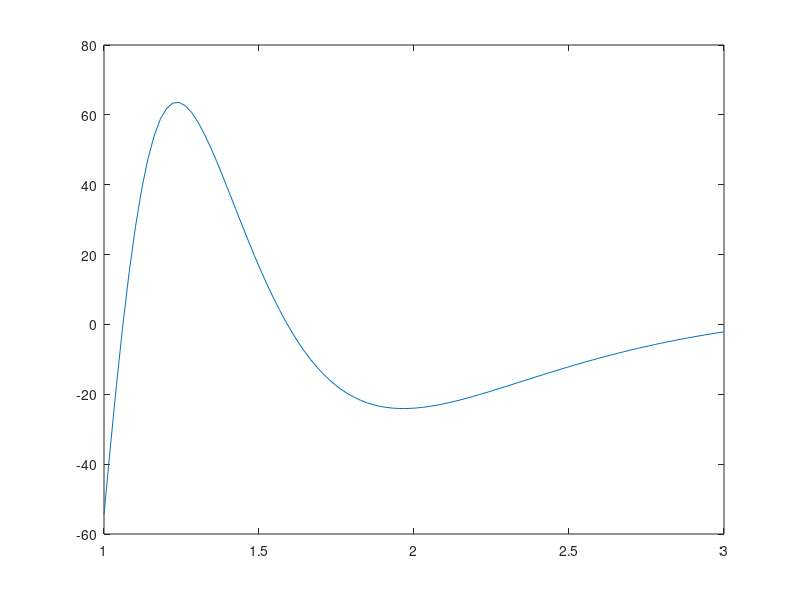

MATLAB code for this plot:
"";

function r = simpson(f, a, b)
  r = ((b - a) / 6) * (f(a) + 4 * f((a + b) / 2) + f(b));
end

function r = repeatedSimpson(f, a, b, n)
  sigma = @(x, f) sum(arrayfun(f, x));

  h = (b - a) / n;
  x = a .* ones(1, n + 1) + (0 : n) .* h;

  s1 = sigma(2 : n + 1, @(k) f((x(k - 1) + x(k)) / 2));
  s2 = sum(f(x(2 : n)));

  r = ((b - a) / (6 * n)) * (f(a) + f(b) + 4 * s1 + 2 * s2);
end

function r = adQuad(f, a, b, err)
  i1 = simpson(f, a, b);
  i2 = simpson(f, a, (a + b) / 2) + simpson(f, (a + b) / 2, b);

  if (abs(i1 - i2) < 15 * err)
    r = i2;
  else
    r = adQuad(f, a, (a + b) / 2, err / 2) + adQuad(f, (a + b) / 2, b, err / 2);
  end
end

f = @(x) 100 ./ (x .^ 2) .* sin(10 ./ x);
a = 1;
b = 3;

eps = 10 ^ -4;

adQuad(f, a, b, eps)
repeatedSimpson(f, a, b, 50)
repeatedSimpson(f, a, b, 100)

x = linspace(1, 3, 100);
plot(x, f(x));

pause();
